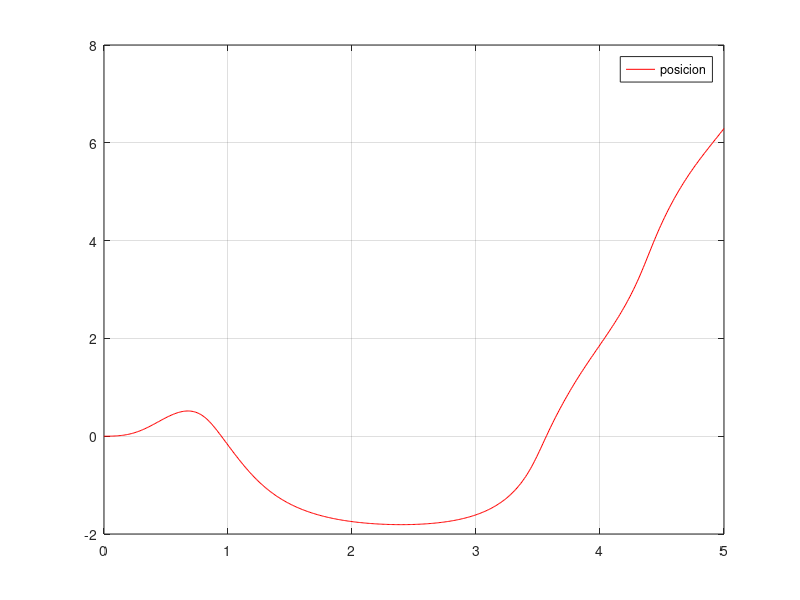
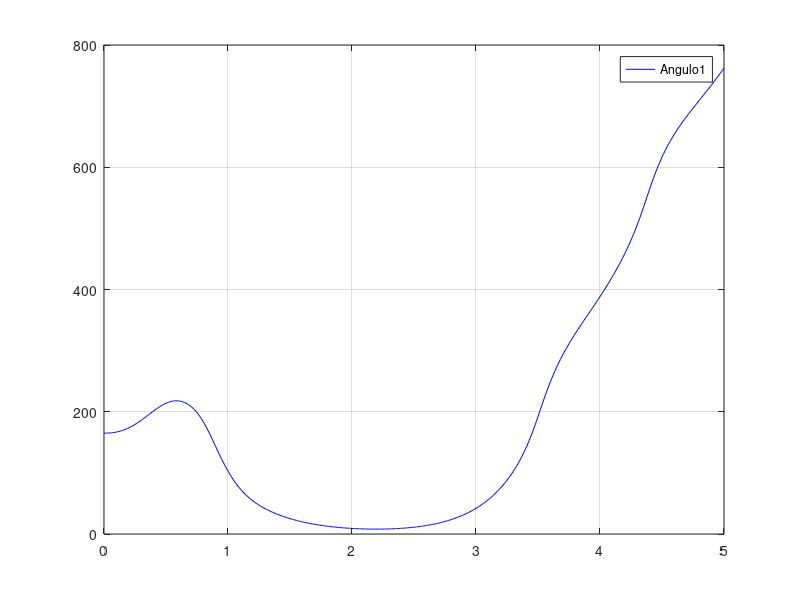

MATLAB code to generate these figures, in order: (Note: this script raises an error after producing the figures.)
%% VALIDACION DEL MODLEO MATEMATICO PENDULO SIMPLE INVERTIDO
%% BORAR VARIABLES DEL SISTEMA
clc,clear all,close all;
dbstop if error
%% TIEMPOS DE SIMULACION 
ts=0.01;
t_final=5;
to=0;
t=[to:ts:t_final];
%% VALORES DEL SISTEMA PAPPER MARCELO
m_0=0.48;
m_1=0.16;
l_1=0.5;
g=9.8;
B_0=3.83;
B_1=0.0218;
I_1=(1/12)*m_1*l_1^2;
%% CONDICIONES INICIALES DEL SISTEMA POSICIONES LINEALES Y ANGULARES
x(1)=0;
theta1(1)=165*pi/180;
%% CONDICIONES INICIALES DEL SISTEMA VELOCIDADES LINEALES Y ANGULARES
x_p(1)=0;
theta1_p(1)=0*pi/180;
%% ENTRADA DEL SISTEMA
u=0*ones(1,length(t));
%% BUCLE SE SOLUCION NUMERICA
I=diag([1 1]);
Z=diag([0 0]);

for k=1:length(t)
 h=[x_p(k);theta1_p(k);x(k);theta1(k)];
 
 X(:,k)=[x(k);x_p(k);theta1(k);theta1_p(k)];
 u(k)=2.541*theta1_p(k);
 
hp=[(13*u(k)*l_1 - 13*B_0*l_1*x_p(k) + 12*B_1*theta1_p(k)*cos(theta1(k)) + 13*l_1^2*m_1*theta1_p(k)^2*sin(theta1(k)) - 12*g*l_1*m_1*cos(theta1(k))*sin(theta1(k)))/(l_1*(- 12*m_1*cos(theta1(k))^2 + 13*m_0 + 13*m_1));
    -(12*B_1*m_0*theta1_p(k) + 12*B_1*m_1*theta1_p(k) + 12*u(k)*l_1*m_1*cos(theta1(k)) - 12*g*l_1*m_1^2*sin(theta1(k)) + 12*l_1^2*m_1^2*theta1_p(k)^2*cos(theta1(k))*sin(theta1(k)) - 12*B_0*l_1*m_1*x_p(k)*cos(theta1(k)) - 12*g*l_1*m_0*m_1*sin(theta1(k)))/(l_1^2*m_1*(- 12*m_1*cos(theta1(k))^2 + 13*m_0 + 13*m_1));
     x_p(k); 
     theta1_p(k)]
 
 x_p(k+1)=x_p(k)+ts*hp(1);
 theta1_p(k+1)=theta1_p(k)+ts*hp(2);
 x(k+1)=x(k)+ts*hp(3);
 theta1(k+1)=theta1(k)+ts*hp(4);
 
end

figure(1)
plot(t,x(1:length(t)),'r')
grid on
hold on
legend('posicion')
figure(2)
plot(t,theta1(1:length(t))*180/pi,'b')
grid on
hold on
legend('Angulo1')

figure(3)
for k=1:5:length(t)
    drawpend(X(:,k)',m_1,m_0,l_1);
end